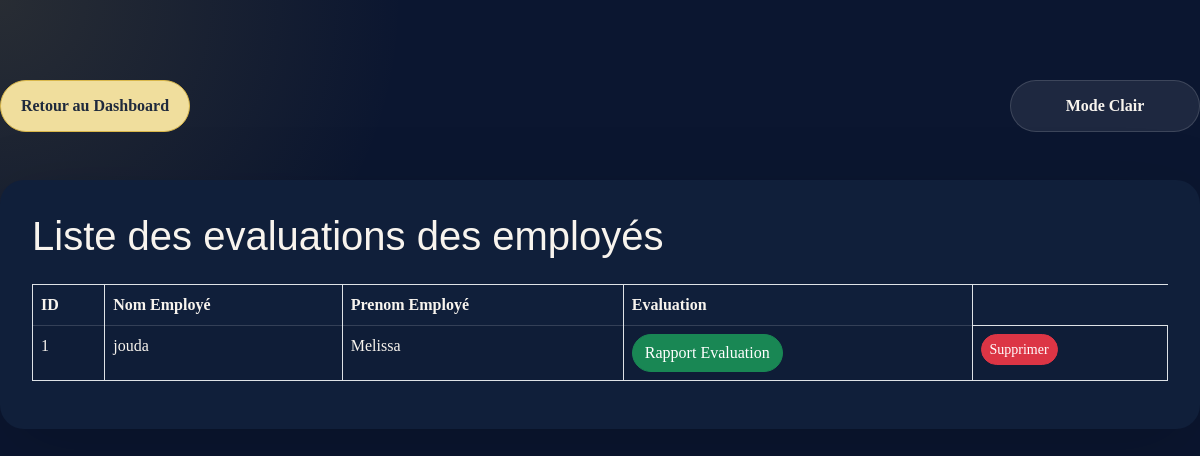
The app's page /employes/evaluation/ with its own data.
### app1/models.py (models this page shows, shortened)
class Evaluation(models.Model):
    date_Evaluation= models.DateField(default=timezone.now)
    criteres= models.CharField(max_length=200)
    Resultat= models.CharField(max_length=200)
    Commentaire= models.CharField(max_length=500)
    Employe_Evaluation= models.ForeignKey(Employe, on_delete=models.CASCADE, related_name="evaluations")

class Employe(models.Model):
    nom= models.CharField(max_length=20)
    prenom= models.CharField(max_length=20)
    sexe = models.CharField(max_length=10, choices=[('Homme', 'Homme'), ('Femme', 'Femme')], default=0)
    date_de_naissance= models.DateField(default=timezone.now)
    date_aumbauche= models.DateField(default=timezone.now)
    adresse= models.CharField(max_length=30)
    Historique_professionnel= models.CharField(max_length=500)
    Service_Employe= models.ForeignKey(Service, on_delete=models.CASCADE)
    Competance_Employe=models.ManyToManyField(Competances, related_name="comp", blank=True)
    Employe_Formation= models.ManyToManyField(Formations, related_name="frm", blank=True)
    Employe_Utilisateur= models.OneToOneField(Utilisateur, on_delete=models.CASCADE, related_name="employe")
    photo_profil = models.ImageField(upload_to='profile_photos/', null=True, blank=True)

### app1/views.py (the view)
# urls.py: path('employes/evaluation/', views.liste_evaluations, name='liste_evaluations'),
def liste_evaluations(request):
    evaluations = Evaluation.objects.all()
    return render(request, 'liste_evaluations.html', {'evaluations': evaluations})

### app1/templates/liste_evaluations.html (shortened to what this page needs)
<!DOCTYPE html>
<html lang="en">
    {% load static %}
<head>
    <link rel="stylesheet" href="{% static 'css/bootstrap.min.css' %}">
    <link rel="stylesheet" href="{% static 'css/styles.css' %}">
</head>
<body>
    <div class="theme-control-bar">
        <a href="{% url 'acceuil_arh' %}" class="btn btn-primary" id="dashboard-return">Retour au Dashboard</a>
        <button id="theme-toggle" class="btn btn-secondary">Mode Clair/Sombre</button>
    </div>
    <div class="container mt-5">
        <h1 class="mb-4">Liste des evaluations des employés</h1>
        <table class="table table-bordered table-striped">
            <thead class="thead-dark">
                <tr>
                    <th>ID </th>
                    <th>Nom Employé</th>
                    <th>Prenom Employé</th>
                    <th>Evaluation</th>
                </tr>
            </thead>
            <tbody>
                {% for evaluation in evaluations %}
                <tr>
                    <td>{{ evaluation.id }}</td>
                    <td>{{ evaluation.Employe_Evaluation.nom }}</td>
                    <td>{{ evaluation.Employe_Evaluation.prenom }}</td>
                    <td><a href="{% url 'rapport_evaluation' evaluation.id %}" class="btn btn-success">Rapport Evaluation</a></td>
                    <td><button class="btn btn-danger btn-sm" onclick="confirmDelete({{ evaluation.id }})">Supprimer</button></td>
                </tr>
                {% empty %}
                <tr>
                  <td colspan="8">Aucune evaluation trouve.</td>
                </tr>
                {% endfor %}
            </tbody>
        </table>
    </div>
</body>
</html>

### app1/static/css/styles.css (style rules this page uses)
:root { --bg-base: #0b1630; --bg-card: rgba(255,255,255,0.08); --bg-card-soft: rgba(255,255,255,0.12); --surface: #101f3a; --surface-soft: #162748; --text-light: #f8f4ee; --text-strong: #ffffff; --text-dark: #1f2a3d; --accent: #d9b74b; --accent-soft: #f0de9d; --chart-1: #4d9be6; --chart-2: #ec6a5e; --chart-3: #6dd1b7; --chart-4: #f5c04d; --chart-5: #7c5cff; --chart-6: #ff7fbf; --shadow: 0 24px 80px rgba(0,0,0,0.18); --border: rgba(255,255,255,0.12); }
html { scroll-behavior: smooth; }
body { min-height: 100vh; font-family: 'Poppins', sans-serif; background: radial-gradient(circle at top left, rgba(217,183,75,0.14), transparent 28%), radial-gradient(circle at bottom right, rgba(244,235,215,0.12), transparent 22%), var(--bg-base); color: var(--text-light); margin: 0; padding: 0; padding-top: 80px; }
body, input, textarea, select, button { font-family: inherit; }
h1, h2, h3, h4, h5, h6 { font-family: 'Poppins', sans-serif; }
a { color: inherit; }
button, .btn { border-radius: 999px; transition: all 220ms ease; }
.card, .table, .form-control, .btn { transition: all 220ms ease; }
.table thead th { border-bottom: 1px solid rgba(255,255,255,0.15); }
.btn-primary { background-color: var(--accent); border-color: var(--accent); color: var(--text-dark); }
.table thead th, .table tbody td, .form-label, .navbar a, footer, .card-title, .card-text { color: var(--text-light) !important; }
.theme-control-bar { display: flex; align-items: center; justify-content: space-between; gap: 0.75rem; flex-wrap: wrap; margin-bottom: 1.5rem; }
#theme-toggle, #dashboard-return { min-width: 190px; padding: 0.8rem 1rem; border: 1px solid transparent; font-weight: 600; }
#theme-toggle { background: rgba(255, 255, 255, 0.08); border-color: rgba(255, 255, 255, 0.14); color: var(--text-light); }
#dashboard-return { background: var(--accent-soft); color: var(--text-dark); border-color: var(--accent); }
.container { background: var(--surface); border-radius: 24px; padding: 2rem; box-shadow: var(--shadow); }
.btn-secondary { background-color: rgba(255, 255, 255, 0.08); border-color: rgba(255, 255, 255, 0.12); color: var(--text-light); }
.card, .table, .form-control, .btn, .card-body { transition: all 220ms ease; }
.container { max-width: 1200px; margin: 2rem auto; }

### records on screen
Evaluation: id "1", Employe_Evaluation.nom "jouda", Employe_Evaluation.prenom "Melissa"
